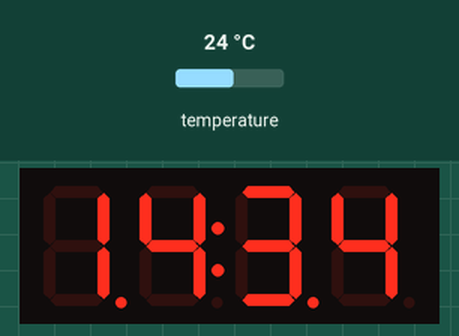
This sketch was run on a simulated Arduino Uno, built with avr-gcc and run on an emulated ATmega328P. On the bench: 4-digit seven-segment display. Inputs (shaded band) come from the test bench; at power-on: temperature 24 °C. The local clock reads 2024-03-15 10:24:30 at power-on unless the sketch sets it.

Above: at 18.0 s.
18.1 s: temperature set to 12 °C
At 21.4 s:
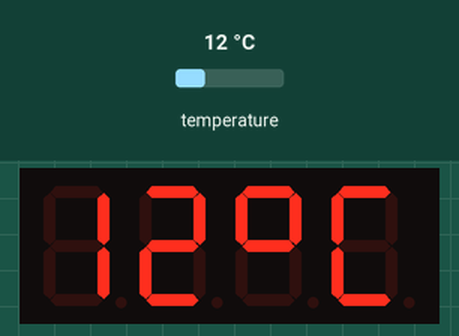
33.1 s: temperature set to 19 °C
At 40.6 s:
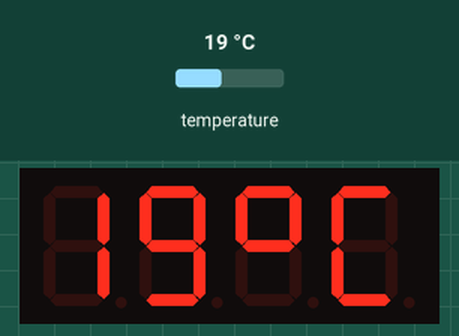
48.1 s: temperature set to 28 °C
At 60.9 s:
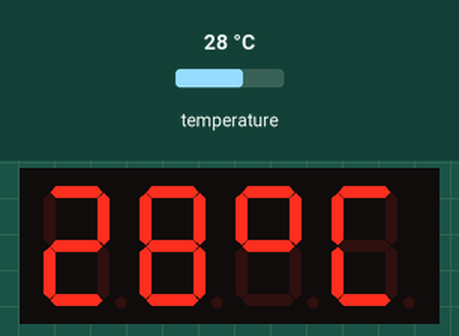
Timing chart, 0 to 62.4 s (numbered marks = the images above; inputs shaded):
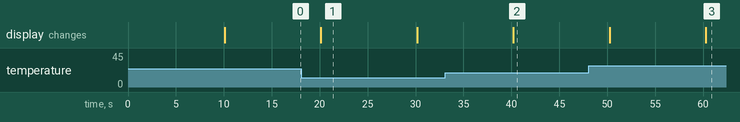

Measured:
- after the input at 18.1 s, the display: changes after 2.0 s (image 1)
- after the input at 33.1 s, the display: changes after 7.1 s (image 2)
- after the input at 48.1 s, the display: first differs from a run without the input after 12.2 s (image 3)
- what the display in image 1 shows lasts 10.1 s, from 20.1 s to 30.2 s

The sketch:

displayRTC.ino
```cpp
#include <RtcDS3231.h>
#include <Wire.h>
#include <TM1637Display.h>

RtcDS3231<TwoWire> Rtc(Wire);
RtcDateTime   dataHora;

#define CLK 3
#define DIO 2

TM1637Display tm(CLK, DIO);

// Conectar no SDA e SCL do Arduino
const uint8_t graus[] {SEG_A | SEG_F | SEG_G | SEG_B, SEG_A | SEG_D | SEG_F |SEG_E};
void setup(){
  Serial.begin(115200);
  tm.setBrightness(3);
  tm.clear();
  Rtc.Begin();
  Rtc.SetDateTime(RtcDateTime(2022,12,14,14,34,00)); // Acertando data e hora
  if (!Rtc.GetIsRunning())
    {
        Serial.println("RTC was not actively running, starting now");
        Rtc.SetIsRunning(true);
    }
}
void loop(){

  RtcTemperature temp = Rtc.GetTemperature();
  dataHora = Rtc.GetDateTime();
  tm.showNumberDec(temp.AsFloatDegC(),true,2,0);
  tm.setSegments(graus,2,2);
  delay(10000);
  tm.clear();
  tm.showNumberDecEx(dataHora.Hour()*100 + dataHora.Minute(),0b11100000,false,4,0);
  delay(10000);
}
```
